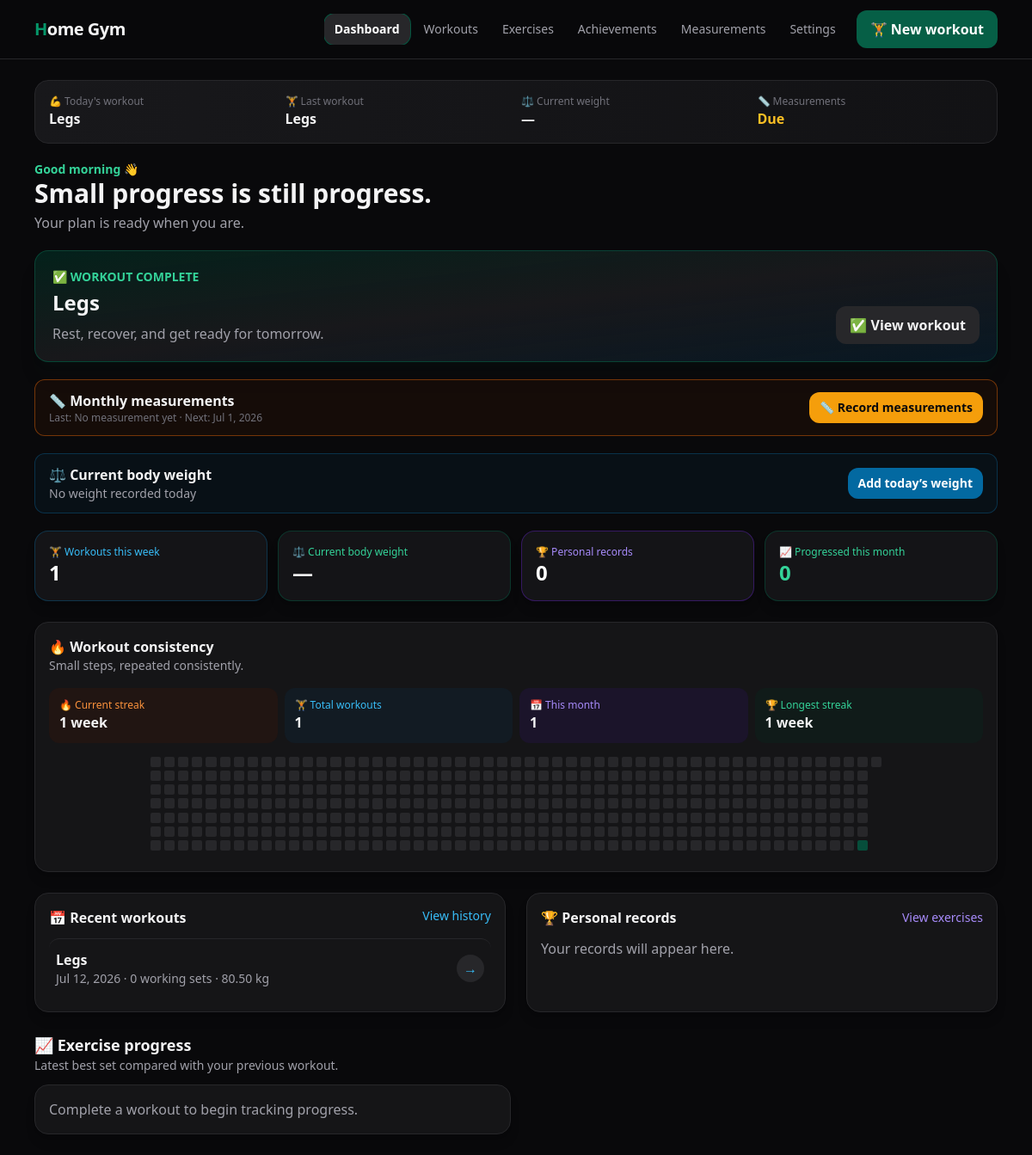
/dashboard, run on the app's committed database.
### tables this page shows
CREATE TABLE workout_sessions (
    id BIGINT UNSIGNED AUTO_INCREMENT PRIMARY KEY,
    workout_template_id SMALLINT UNSIGNED NULL,
    performed_at DATETIME NOT NULL,
    session_type VARCHAR(120) NOT NULL,
    body_weight_kg DECIMAL(5,2) NULL,
    notes TEXT NULL,
    status ENUM('in_progress','completed','abandoned') NOT NULL DEFAULT 'completed',
    current_workout_exercise_id BIGINT UNSIGNED NULL,
    current_set_position SMALLINT UNSIGNED NOT NULL DEFAULT 1,
    started_at DATETIME NULL,
    completed_at DATETIME NULL,
    rest_ends_at DATETIME NULL,
    rest_paused_seconds SMALLINT UNSIGNED NULL,
    created_at TIMESTAMP NOT NULL DEFAULT CURRENT_TIMESTAMP,
    updated_at TIMESTAMP NOT NULL DEFAULT CURRENT_TIMESTAMP ON UPDATE CURRENT_TIMESTAMP,
    INDEX idx_sessions_date (performed_at)
);

### app/Core/View.php (called while the page is built, shortened)
<?php
final class View
{
    public static function render(string $name, array $data = []): void
    {
        $file = dirname(__DIR__, 2) . '/resources/views/' . $name . '.php';
        extract($data, EXTR_SKIP);
        require $file;
        require dirname(__DIR__, 2) . '/resources/views/layouts/app.php';
    }
}

### app/Core/Controller.php (called while the page is built, shortened)
<?php
abstract class Controller
{
    protected function view(string $name, array $data = []): void
    {
        View::render($name, $data);
    }
}

### app/Controllers/DashboardController.php (called while the page is built, shortened)
<?php
final class DashboardController extends Controller { public function index(): void { $this->view('dashboard/index',['sessions'=>WorkoutSession::recent(5),'stats'=>(new StatisticsService())->dashboard(),'activeWorkout'=>(new ActiveWorkoutService())->active(),'dailyMessage'=>(new MotivationalMessageService())->current()]); } }

### public/index.php (called while the page is built, shortened)
<?php
$config = require dirname(__DIR__) . '/config/app.php';
$router = new Router();
$router->dispatch($_SERVER['REQUEST_METHOD'], $_SERVER['REQUEST_URI']);

### app/Services/StatisticsService.php (called while the page is built, shortened)
<?php
final class StatisticsService
{
    public function dashboard(): array
    {
        $db=Database::connection();
        $week=$db->query("SELECT COUNT(DISTINCT ws.id) sessions,COUNT(CASE WHEN es.set_type='working' THEN 1 END) sets FROM workout_sessions ws LEFT JOIN workout_exercises we ON we.workout_session_id=ws.id LEFT JOIN exercise_sets es ON es.workout_exercise_id=we.id WHERE ws.status='completed' AND YEARWEEK(ws.performed_at,1)=YEARWEEK(CURRENT_DATE,1)")->fetch();
        $heatmap=$db->query("SELECT DATE(performed_at) workout_date,COUNT(*) workout_count FROM workout_sessions WHERE status='completed' AND performed_at>=CURRENT_DATE-INTERVAL 364 DAY GROUP BY DATE(performed_at) ORDER BY workout_date")->fetchAll();
        $todayCompleted=$db->query("SELECT id,session_type,performed_at,workout_template_id FROM workout_sessions WHERE status='completed' AND DATE(performed_at)=CURRENT_DATE ORDER BY completed_at DESC,id DESC LIMIT 1")->fetch()?:null;
        return compact('week','records','recordCount','weight','currentWeight','todayWeight','previousWeight','entryWeightChange','weightChange','weeklyWeightTrend','monthlyWeightTrend','weightGoal','due','lastMeasurement','nextReminder','progress','progressedThisMonth','heatmap','streak','longestStreak','totalWorkouts','monthWorkouts','todayWorkout','nextWorkout','todayCompleted');
    }
}

### app/Helpers/functions.php (called while the page is built, shortened)
<?php
function e(mixed $value): string
{
    return htmlspecialchars((string) $value, ENT_QUOTES | ENT_SUBSTITUTE, 'UTF-8');
}

### app/Core/Database.php (called while the page is built, shortened)
<?php
final class Database
{
    private static ?PDO $connection = null;
    public static function connection(): PDO
    {
        if (self::$connection === null) {
            $host = $_ENV['DB_HOST'] ?? '127.0.0.1';
            $port = $_ENV['DB_PORT'] ?? '3306';
            $database = $_ENV['DB_DATABASE'] ?? 'muscu';
            $dsn = "mysql:host={$host};port={$port};dbname={$database};charset=utf8mb4";
            self::$connection = new PDO($dsn, $_ENV['DB_USERNAME'] ?? '', $_ENV['DB_PASSWORD'] ?? '', [
                PDO::ATTR_ERRMODE => PDO::ERRMODE_EXCEPTION,
                PDO::ATTR_DEFAULT_FETCH_MODE => PDO::FETCH_ASSOC,
                PDO::ATTR_EMULATE_PREPARES => false,
            ]);
        }
        return self::$connection;
    }
}

### app/Models/WorkoutSession.php (called while the page is built, shortened)
<?php
final class WorkoutSession
{
    public static function recent(int $limit = 20): array
    {
        $stmt = Database::connection()->prepare("SELECT ws.*,COUNT(DISTINCT we.id) exercise_count,COUNT(es.id) set_count,COUNT(CASE WHEN es.set_type='working' THEN 1 END) working_set_count FROM workout_sessions ws LEFT JOIN workout_exercises we ON we.workout_session_id=ws.id LEFT JOIN exercise_sets es ON es.workout_exercise_id=we.id WHERE ws.status='completed' GROUP BY ws.id ORDER BY ws.performed_at DESC LIMIT ?");
        $stmt->bindValue(1, $limit, PDO::PARAM_INT);
        $stmt->execute();
        return $stmt->fetchAll();
    }
}

### resources/views/dashboard/index.php (the view, shortened to what this page needs)
<?php
$title='Dashboard';$hour=(int)date('G');$greeting=$hour<12?'Good morning':($hour<18?'Good afternoon':'Good evening');$lastWorkout=$sessions[0]??null;
$heatmapMap=[];foreach($stats['heatmap'] as $day)$heatmapMap[$day['workout_date']]=(int)$day['workout_count'];
?>
<section class="mb-5 grid grid-cols-2 gap-3 rounded-2xl border border-zinc-800 bg-gradient-to-r from-zinc-900 to-zinc-900/60 p-4 lg:grid-cols-4">
  <div><p class="text-xs text-zinc-500">💪 Today's workout</p><p class="font-bold"><?= e($activeWorkout['session']['session_type']??$stats['todayCompleted']['session_type']??$stats['todayWorkout']['session_type']??'Recovery day') ?></p></div>
  <div><p class="text-xs text-zinc-500">🏋️ Last workout</p><p class="font-bold"><?= e($lastWorkout['session_type']??'None yet') ?></p></div>
  <div><p class="text-xs text-zinc-500">⚖️ Current weight</p><p class="font-bold"><?= $stats['currentWeight']!==null?e(number_format($stats['currentWeight'],1)).' kg':'—' ?></p></div>
  <div><p class="text-xs text-zinc-500">📏 Measurements</p><p class="font-bold <?= $stats['due']?'text-amber-400':'text-emerald-400' ?>"><?= $stats['due']?'Due':'Completed' ?></p></div>
</section>
<div class="mb-5"><p class="text-sm font-semibold text-emerald-400"><?= e($greeting) ?> 👋</p><h1 class="text-3xl font-black"><?= e($dailyMessage) ?></h1><p class="mt-1 text-zinc-400">Your plan is ready when you are.</p></div>
<section class="mb-5 overflow-hidden rounded-2xl border border-emerald-800/60 bg-gradient-to-br from-emerald-950/70 via-zinc-900 to-sky-950/40 p-5 shadow-xl shadow-emerald-950/10">
  <div class="grid gap-5 lg:grid-cols-[1fr_auto]"><div><p class="text-sm font-semibold text-emerald-400"><?= $activeWorkout?'● WORKOUT IN PROGRESS':($stats['todayCompleted']?'✅ WORKOUT COMPLETE':'💪 TODAY\'S WORKOUT') ?></p><h2 class="mt-1 text-2xl font-black"><?= e($activeWorkout['session']['session_type']??$stats['todayCompleted']['session_type']??$stats['todayWorkout']['session_type']??'Recovery day') ?></h2>
  <?php $dashboardExercises=$activeWorkout['exercises']??$stats['todayWorkout']['exercises']??[];if($dashboardExercises): ?><div class="mt-4 grid gap-2 sm:grid-cols-2"><?php foreach($dashboardExercises as $exercise):$status=$activeWorkout?$exercise['status']:($stats['todayCompleted']?'completed':'pending');?><p class="flex items-center gap-2 text-sm <?= $status==='completed'?'text-emerald-400':'text-zinc-300' ?>"><span><?= $status==='completed'?'✓':($status==='active'?'●':'○') ?></span><?= e($exercise['name']??$exercise['exercise_name']) ?></p><?php endforeach; ?></div><?php else: ?><p class="mt-2 text-zinc-400">Rest, recover, and get ready for tomorrow.</p><?php endif; ?></div>
  <div class="flex items-end"><?php if($activeWorkout): ?><a class="btn-reminder w-full whitespace-nowrap" href="/workouts/active">▶ Resume workout</a><?php elseif($stats['todayCompleted']): ?><a class="btn-secondary w-full whitespace-nowrap" href="/workouts/<?= (int)$stats['todayCompleted']['id'] ?>">✅ View workout</a><?php elseif($stats['todayWorkout']): ?><form method="post" action="/workouts/start" class="w-full"><?= csrf_field() ?><input type="hidden" name="template_id" value="<?= (int)$stats['todayWorkout']['id'] ?>"><button class="btn-primary w-full whitespace-nowrap">🏋️ Start workout</button></form><?php else: ?><a class="btn-info w-full whitespace-nowrap" href="/workouts/custom/new">➕ Free workout</a><?php endif; ?></div></div>
</section>
<section class="mb-5 flex flex-wrap items-center justify-between gap-3 rounded-xl border <?= $stats['due']?'border-amber-700/60 bg-amber-950/20':'border-zinc-800 bg-zinc-900/40' ?> px-4 py-3"><div><p class="font-bold"><?= $stats['due']?'📏 Monthly measurements':'✅ Monthly measurements' ?></p><p class="text-xs text-zinc-500">Last: <?= $stats['lastMeasurement']?e(date('M j, Y',strtotime($stats['lastMeasurement']))):'No measurement yet' ?> · Next: <?= e(date('M j, Y',strtotime($stats['nextReminder']))) ?></p></div><a href="/measurements" class="<?= $stats['due']?'btn-reminder':'btn-secondary' ?> min-h-0 px-3 py-2 text-sm"><?= $stats['due']?'📏 Record measurements':'View measurements' ?></a></section>
<section class="mb-5 flex items-center justify-between gap-3 rounded-xl border border-sky-900/60 bg-sky-950/20 px-4 py-3"><div><p class="font-bold">⚖️ Current body weight</p><p class="text-sm <?= $stats['todayWeight']!==null?'text-zinc-300':'text-zinc-400' ?>"><?= $stats['todayWeight']!==null?e(number_format($stats['todayWeight'],1)).' kg today':'No weight recorded today'.($stats['currentWeight']!==null?' · Last: '.e(number_format($stats['currentWeight'],1)).' kg':'') ?></p></div><button type="button" data-open-weight-modal class="btn-info min-h-0 px-3 py-2 text-sm"><?= $stats['todayWeight']!==null?'Update':'Add today’s' ?> weight</button></section>
<section class="mb-6 grid grid-cols-2 gap-3 lg:grid-cols-4"><div class="card border-sky-900/60"><p class="text-xs text-sky-400">🏋️ Workouts this week</p><p class="metric"><?= (int)$stats['week']['sessions'] ?></p></div><div class="card border-emerald-900/60"><p class="text-xs text-emerald-400">⚖️ Current body weight</p><p class="metric"><?= $stats['currentWeight']!==null?e(number_format($stats['currentWeight'],1)).' kg':'—' ?></p></div><div class="card border-violet-900/60"><p class="text-xs text-violet-400">🏆 Personal records</p><p class="metric"><?= (int)$stats['recordCount'] ?></p></div><div class="card border-emerald-900/60"><p class="text-xs text-emerald-400">📈 Progressed this month</p><p class="metric text-emerald-400"><?= (int)$stats['progressedThisMonth'] ?></p></div></section>
<section class="card mb-6"><div class="mb-4"><h2 class="font-bold">🔥 Workout consistency</h2><p class="text-sm text-zinc-400">Small steps, repeated consistently.</p></div><div class="mb-4 grid grid-cols-2 gap-2 sm:grid-cols-4"><div class="rounded-xl bg-orange-950/25 p-3"><p class="text-xs text-orange-400">🔥 Current streak</p><p class="font-bold"><?= (int)$stats['streak'] ?> week<?= $stats['streak']===1?'':'s' ?></p></div><div class="rounded-xl bg-sky-950/25 p-3"><p class="text-xs text-sky-400">🏋️ Total workouts</p><p class="font-bold"><?= (int)$stats['totalWorkouts'] ?></p></div><div class="rounded-xl bg-violet-950/25 p-3"><p class="text-xs text-violet-400">📅 This month</p><p class="font-bold"><?= (int)$stats['monthWorkouts'] ?></p></div><div class="rounded-xl bg-emerald-950/25 p-3"><p class="text-xs text-emerald-400">🏆 Longest streak</p><p class="font-bold"><?= (int)$stats['longestStreak'] ?> week<?= $stats['longestStreak']===1?'':'s' ?></p></div></div>
  <div class="pb-2"><div class="workout-heatmap"><?php for($blank=0;$blank<$heatmapPadding;$blank++): ?><span class="workout-heatmap-cell opacity-0"></span><?php endfor; ?><?php for($offset=364;$offset>=0;$offset--):$date=date('Y-m-d',strtotime("-{$offset} days"));$count=$heatmapMap[$date]??0;$color=$count===0?'bg-zinc-800':($count===1?'bg-emerald-900':($count===2?'bg-emerald-600':'bg-emerald-400'));?><span class="workout-heatmap-cell <?= $color ?>" title="<?= e(date('M j, Y',strtotime($date))) ?>: <?= $count ?> workout<?= $count===1?'':'s' ?>"></span><?php endfor; ?></div></div>
</section>
<div class="grid gap-6 lg:grid-cols-2"><section class="card"><div class="mb-3 flex justify-between"><h2 class="font-bold">📅 Recent workouts</h2><a class="text-sm text-sky-400" href="/workouts">View history</a></div><?php if(!$sessions): ?><p class="text-zinc-400">No workouts recorded yet.</p><?php endif; ?><?php foreach($sessions as $workout): ?><a href="/workouts/<?= (int)$workout['id'] ?>" class="group flex items-center justify-between gap-3 rounded-xl border-t border-zinc-800 px-2 py-3 transition first:border-0 hover:bg-zinc-800/70"><div><strong><?= e($workout['session_type']) ?></strong><p class="text-sm text-zinc-400"><?= e(date('M j, Y',strtotime($workout['performed_at']))) ?> · <?= (int)$workout['working_set_count'] ?> working sets<?php if($workout['body_weight_kg']): ?> · <?= e($workout['body_weight_kg']) ?> kg<?php endif; ?></p></div><span class="flex h-8 w-8 items-center justify-center rounded-full bg-zinc-800 text-sky-400 transition group-hover:bg-sky-700 group-hover:text-white">→</span></a><?php endforeach; ?></section>
<section class="card"><div class="mb-3 flex items-center justify-between"><h2 class="font-bold">🏆 Personal records</h2><a class="text-sm text-violet-400" href="/exercises">View exercises</a></div><?php if(!$stats['records']): ?><p class="text-zinc-400">Your records will appear here.</p><?php endif; ?></section></div>
<section class="mt-6"><div class="mb-3"><h2 class="text-lg font-bold">📈 Exercise progress</h2><p class="text-sm text-zinc-400">Latest best set compared with your previous workout.</p></div><div class="grid gap-3 md:grid-cols-2"><?php if(!$stats['progress']): ?><div class="card text-zinc-400">Complete a workout to begin tracking progress.</div><?php endif; ?></div></section>

### app/Core/Router.php (shortened to what this page needs)
<?php
final class Router
{
    private array $routes = [];
    private function add(string $method, string $path, array|callable $action, ?string $name=null): void
    {
        $pattern = preg_replace('#\{[a-zA-Z_]+\}#', '([^/]+)', $path);
        $this->routes[] = [$method, '#^' . $pattern . '/?$#', $action];
    }
    public function dispatch(string $method, string $uri): void
    {
        $path = rawurldecode(parse_url($uri, PHP_URL_PATH) ?: '/');
        foreach ($this->routes as [$verb, $pattern, $action]) {
            if ($verb === $method && preg_match($pattern, $path, $matches)) {
                array_shift($matches);
                if(is_callable($action))$action(...$matches);else{[$class, $function] = $action;(new $class())->{$function}(...$matches);}
                return;
            }
        }
    }
}

### data on the page
workout_sessions: session_type "Legs", performed_at "Jul 12, 2026", working_set_count "0", body_weight_kg "80.50"

### other printed values
$stats['week']['sessions'] "1"
